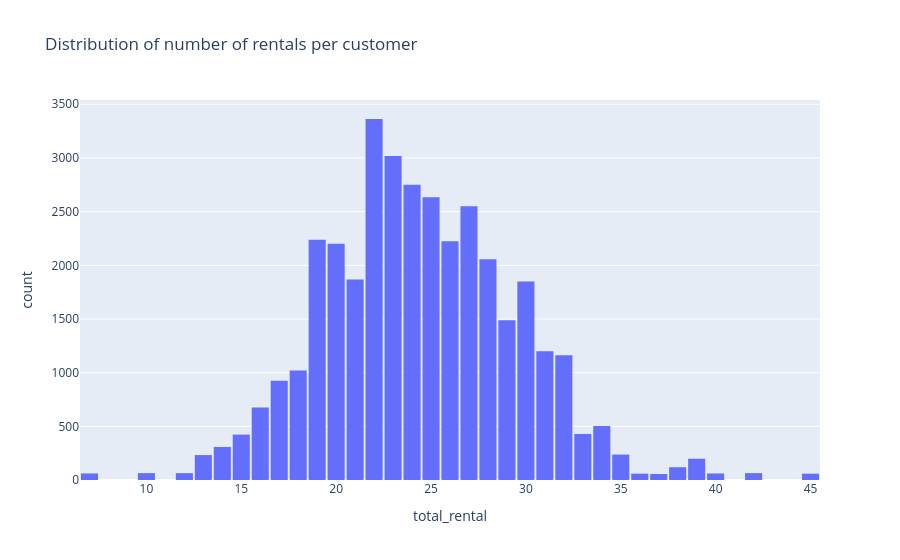

The notebook cell this image was saved under:
### Code cell
# Distribution of number of rentals per customer
fig2 = px.histogram(
    df,
    x='total_rental',
    nbins=50,
    title='Distribution of number of rentals per customer'
)
fig2.update_layout(bargap=0.1)
fig2.show()

### Figure 1 — Plotly figure (JSON) as saved in the notebook; plotly's stock layout.template omitted (floating-point values rounded to 4 significant figures; data arrays with more than 128 entries replaced by an {"elided": "..."} marker saying what was removed)
{"data": [{"bingroup": "x", "hovertemplate": "total_rental=%{x}<br>count=%{y}<extra></extra>", "legendgroup": "", "marker": {"color": "#636efa", "pattern": {"shape": ""}}, "name": "", "nbinsx": 50, "orientation": "v", "showlegend": false, "type": "histogram", "x": {"elided": "36159 int values"}, "xaxis": "x", "yaxis": "y"}], "layout": {"bargap": 0.1, "barmode": "relative", "legend": {"tracegroupgap": 0}, "title": {"text": "Distribution of number of rentals per customer"}, "xaxis": {"anchor": "y", "domain": [0, 1], "title": {"text": "total_rental"}}, "yaxis": {"anchor": "x", "domain": [0, 1], "title": {"text": "count"}}}}
